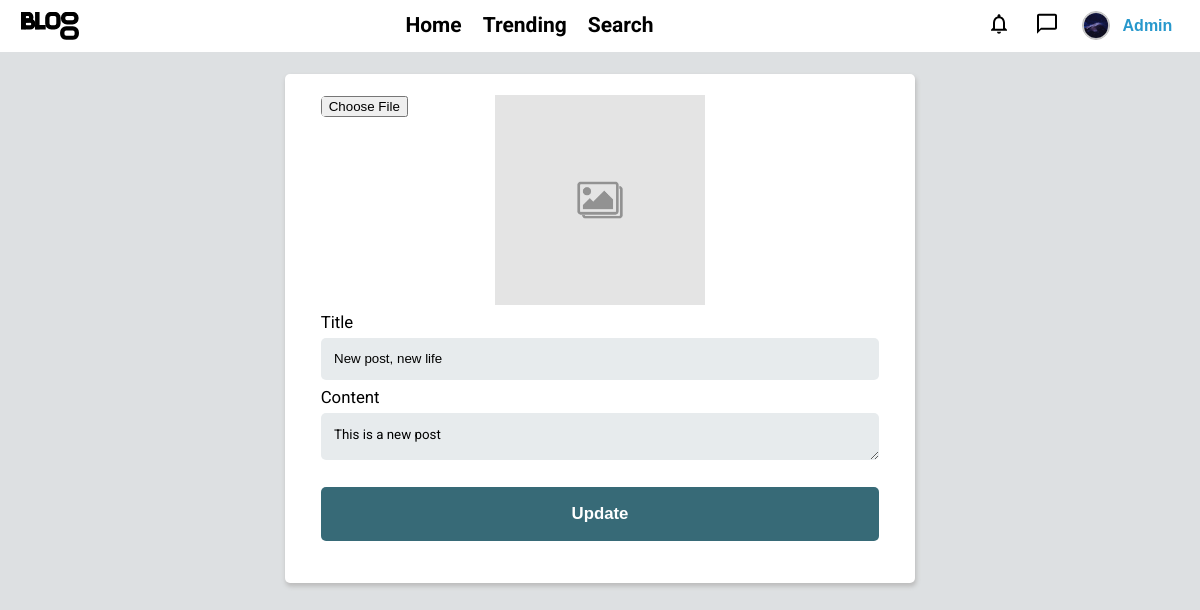
The app's page /update_post/2/ (signed in) with its own data.
### authentication/models.py (models this page shows, shortened)
class UserBlog(AbstractBaseUser):
    username = models.CharField(max_length=15, unique=True)
    email = models.EmailField(max_length=254, unique=True)
    description = models.TextField(max_length=250, blank=True)
    is_active = models.BooleanField(default=True)
    is_admin = models.BooleanField(default=False)
    objects = UserBlogManager()
    user_image = models.ImageField(upload_to=user_images_path, default='users/default_user.jpg', validators=[validate_image_file_extension])
    date_joined = models.DateTimeField(default=timezone.now)
    USERNAME_FIELD = 'username'
    EMAIL_FIELD = 'email'
    REQUIRED_FIELDS = ['email']
    def __str__(self):
        return self.username

### blog/models.py (models this page shows, shortened)
class Post(models.Model):
    title = models.CharField(max_length=60)
    author = models.ForeignKey(UserBlog, on_delete=models.CASCADE)
    content = models.TextField()
    time_posted = models.DateTimeField(default=timezone.now)
    post_image = models.ImageField(upload_to=posts_images_path, blank=True)

### blog/views.py (the view)
# urls.py: path("update_post/<pk>/", views.update_post_view, name='update_post')
def update_post_view(request, *args, **kwargs):
    post_instance = Post.objects.get(pk=kwargs['pk'])
    if request.user == post_instance.author:
        if request.method == 'POST':
            info_form = UpdatePostForm(request.POST, request.FILES, instance=post_instance)
            if info_form.is_valid():
                post = info_form.save(commit=False)
                if request.FILES:
                    post.post_image = request.FILES['post_image']
                post.save()
                messages.success(request, "Post updated successfully")
                return redirect('post_detail', user=post.author, id=post.id, title=slugify(post.title))
        else:
            info_form = UpdatePostForm(instance=post_instance)
    else:
        raise PermissionDenied
    return render(request, 'blog/update_post.html', {'info_form' : info_form, 'object' : post_instance})

### blog/forms.py
class UpdatePostForm(BasePostForm):
    pass

### templates/blog/update_post.html (shortened to what this page needs)
{% extends 'base.html' %}
{% load  crispy_forms_tags %}
{% load static %}
{% block 'content' %}
    <div class="form-box container flex">
        <div class="default-image flex">
            <img src="{% if object.post_image %}{{ object.post_image.url }}{% else %}{% static 'images/default-img.jpg' %}{% endif %}" id="img-preview">
        </div>
        <form action="{% url 'update_post' pk=object.id %}" method="post" enctype="multipart/form-data" formTo="post">
            {{ info_form|crispy }}
            <input type="submit" value='Update'>
        </form>
    </div>
{% endblock 'content' %}

### templates/navBar.html (shortened to what this page needs)
{% load static %}
{% load blog_tags %}
<header class="flex">
    <a href="{% url 'homepage' %}"><img src="{% static 'svg/logo.svg' %}" alt="" class="medium-icon logo"></a>
    <nav id="primary-nav" class="flex primary-nav">
        <ul class="flex">
            <li class="nav-link"><a href="{% url 'homepage' %}" class="remove-link">Home</a></li>
            <li class="nav-link"><a href="#" class="remove-link">Trending</a></li>
            <li class="nav-link"><a href="#" class="remove-link">Search</a></li>
        </ul>
    </nav>
    <div class="auth-bar flex">
        {% if not request.user.is_authenticated %}
            <a href="{% url 'login' %}?next={{ request.path }}" class="login-button"><p>Log In</p></a>
        {% else %}
            <div class="notification-menu menu" menu>
                <button class="user-utils user-notifications-button menu-button" menuButton><img src="{% static 'svg/notification.svg' %}" alt=""></button>
            </div>
            <div class="message-menu menu" menu>
                <button class="user-utils user-messages-button menu-button" menuButton><img src="{% static 'svg/message.svg' %}" alt=""></button>
            </div>
            <div class="user-menu menu" menu>
                <button class="user-utils user-info-button menu-button flex" menuButton><img src="{{ request.user.user_image.url }}" alt="" class="round-image"><p>{{ request.user.username|capfirst }}</p></button>
            </div>
        {% endif %}
    </div>
</header>

### static/css/styles.css (style rules this page uses)
:root { --clr--primary: #376a77; --clr--secondary: #2798cc; --clr--dark: #070f11; --border--clr: #bdbdbd; --bg--clr--90: #f5f5f5; --bg--clr--100: #eeeeee; --bg--clr--101: #e7ebed; --bg--clr--120: #dde0e2; --bg--clr--150: #e1e1e1; --alert--clr: #505050; --sucess-message-clr: #229954; --ff--primary: "Roboto", sans-serif; --fixed-margin: 1em; --alert-form-font-size: .6em; --min-margin-gap: 0 min(var(--fixed-margin), 5vw); --container-fixed-width: 30em; --icon-size-small: 1.2rem; --nav-bar-size : 2.5em; }
*, *::before, *::after { box-sizing: border-box; }
body { font-family: var(--ff--primary); font-weight: 400; font-size: 1.3125rem; line-height: 1.6; background-color: var(--bg--clr--120); padding-bottom: calc(var(--fixed-margin) * 2); word-break: break-word; }
.container { box-shadow: 1px 3px 4px .5px var(--border--clr); border-radius: 5px; width: min(var(--container-fixed-width), 100%); margin-bottom: var(--fixed-margin); padding: var(--fixed-margin) min(1.7em, 5vw); background-color: white; }
.flex { display: flex; gap: var(--gap, 1em); }
.remove-link { text-decoration: none; }
.round-image { border-radius: 50%; width: var(--img--size, 2em); aspect-ratio: 1; border: 1px solid var(--border--clr); }
.medium-icon { width: calc(var(--icon-size-small) * 3); }
body, h1, h2, h3, h5, p { margin: 0; }
p { font-size: 1rem; }
header { position: sticky; top: 0; z-index: 9999; background-color: white; height: var(--nav-bar-size); border-bottom: 1px solid var(--bg--clr--120); margin-bottom: var(--fixed-margin); padding: 0 1em; justify-content: space-between; }
.logo { position: relative; top: 50%; transform: translateY(-50%); }
nav { align-items: center; }
nav > ul { padding: 0; }
.nav-link { list-style: none; padding: 0; position: relative; }
.nav-link::before { content: ""; width: 0%; height: 2px; background-color: var(--clr--secondary); position: absolute; top: 100%; left: 50%; transition: width .2s, left .2s; }
.nav-link > a { color: black; font-weight: bold; }
.auth-bar { position: relative; --gap: .5em; }
.auth-bar button { background: none; border: none; color: var(--clr--secondary); font-weight: bold; align-items: center; }
.user-info-button img { outline: 1px solid var(--border--clr); margin-right: .5em; }
.menu { position: relative; }
.menu > button { position: relative; top: 50%; transform: translateY(-50%); cursor: pointer; padding: .5em; border-radius: 10px; transition: background-color .5s; }
.form-box { justify-content: center; flex-direction: column; align-items: center; padding: min(1em 2.5em 2em 2.5em, 1em 7vw 2em 7vw); position: relative; }
.form-box form { margin-bottom: 1em; width: 100%; }
.form-box input, textarea { background-color: var(--bg--clr--101); border: none; width: 100%; padding: 1em 1em; border-radius: 5px; }
.form-box input[type="file"] { padding: 0; background-color: transparent; border: none; position: relative; }
.form-box input[type="submit"] { font-size: .8em; color: white; margin-top: 1em; font-weight: bold; background-color: var(--clr--primary); }
.form-box label { font-size: .8em; }
.textarea { resize: vertical; }
textarea[name="content"] { min-height: 3.5em; height: 3.5em; font-family: var(--ff--primary); }
.default-image { width: 100%; height: 10em; align-items: center; justify-content: center; }
.default-image img { height: 100%; width: 100%; object-fit: scale-down; }
#div_id_post_image { position: absolute; top: 1em; visibility: hidden; }
input[name="post_image"] { position: absolute; color: transparent; top: -3em; z-index: 1000; left: 0; visibility: visible; }

### records on screen
UserBlog: user.user_image (picture), user.username "Admin"
Post: title "New post, new life", content "This is a new post"
